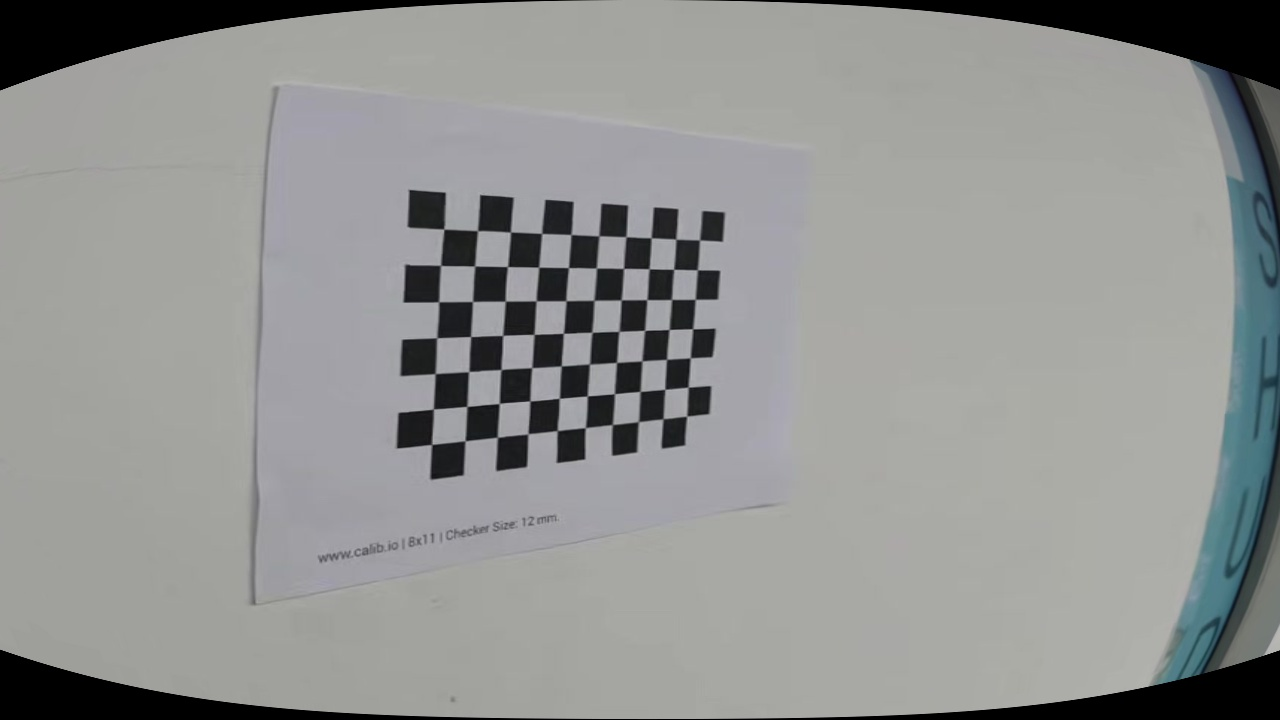
#> input picture undistorted/frame_000016.jpg, 1280 x 720 px; its folder holds 4 pictures in this run
$ python calibrate_camera.py --images ../undistorted
#> lines starting #> are read from the running program, lines starting #| are printed output that depends on the picture
#!/usr/bin/env python3
"""
棋盘格相机标定脚本（使用 OpenCV）

说明（中文）:
- 假设棋盘格的内部角点数量为 pattern_size = (cols, rows)。
  OpenCV 中的 patternSize 表示每行/列的角点数（不是方格数）。
- 本脚本默认 pattern_size=(11,8)，即 11 列角点、8 行角点（你可以通过命令行覆盖）。
- square_size 单位为毫米（例如 12 表示 12mm）。

注意/假设：
- 你提供的“200x150mm，8行11列，格子宽12mm”在尺寸上可能不完全一致。
  我在脚本中遵循你给出的参数：pattern_size=(11,8)，square_size=12 (mm)。
  如果你的 "8行11列" 指的是方格数而不是角点数，应该把 pattern_size 设为 (10,7)。

用法示例：
  python3 scripts/calibrate_camera.py --images "images/*.jpg" --pattern-cols 11 --pattern-rows 8 --square-size 12 --out calib.yml --undistort_out undistorted/

依赖：
  opencv-python, numpy
  pip install opencv-python numpy

输出：
- 保存的标定文件（YAML）包含 camera_matrix, dist_coeffs, rvecs, tvecs
- 可选会输出去畸变后的图片到指定文件夹

"""
import argparse
import glob
import os
import sys
from pathlib import Path

import cv2
import numpy as np


def parse_args():
    p = argparse.ArgumentParser(description="Chessboard camera calibration using OpenCV (中文说明在脚本顶部)")
    p.add_argument("--images", required=True, help="Glob pattern or directory containing calibration images, e.g. 'images/*.jpg' or 'calib_imgs/'")
    p.add_argument("--pattern-cols", type=int, default=10, help="Number of inner corners per chessboard row (columns) - default 11")
    p.add_argument("--pattern-rows", type=int, default=7, help="Number of inner corners per chessboard column (rows) - default 8")
    p.add_argument("--square-size", type=float, default=12.0, help="Square size in millimeters - default 12.0")
    p.add_argument("--out", default="calibration.yml", help="Output YAML file to save camera matrix and distortion coeffs")
    p.add_argument("--undistort_out", default=None, help="If set, undistorted images will be saved to this directory")
    p.add_argument("--show", action="store_true", help="Show found corners and undistorted images interactively")
    p.add_argument("--fix-aspect-ratio", action="store_true", help="(optional) fix aspect ratio during calibration flags")
    return p.parse_args()


def gather_images(images_arg):
    p = Path(images_arg)
    files = []
    if p.is_dir():
        # accept common image extensions
        for ext in ["*.jpg", "*.jpeg", "*.png", "*.bmp", "*.tif", "*.tiff"]:
            files.extend(sorted(map(str, p.glob(ext))))
    else:
        # treat as glob pattern
        files = sorted(glob.glob(images_arg))

    return files


def create_object_points(pattern_size, square_size, dtype=np.float32):
    # pattern_size: (cols, rows) = number of inner corners
    cols, rows = pattern_size
    # prepare a single board's object points, e.g. (0,0,0), (1,0,0), ... multiplied by square_size
    objp = np.zeros((rows * cols, 3), dtype=dtype)
    # x varies fastest across the columns
    objp[:, :2] = np.mgrid[0:cols, 0:rows].T.reshape(-1, 2)
    objp *= square_size
    return objp


def calibrate(images, pattern_size, square_size, show=False, undistort_out=None, out_file="calibration.yml", fix_aspect_ratio=False):
    # termination criteria for cornerSubPix
#> called with pattern_size = (10, 7), square_size = 12, show = False, out_file = 'calibration.yml', fix_aspect_ratio = False
    criteria = (cv2.TERM_CRITERIA_EPS + cv2.TERM_CRITERIA_MAX_ITER, 30, 0.001)

    objpoints = []  # 3d points in real world space
    imgpoints = []  # 2d points in image plane

    objp = create_object_points(pattern_size, square_size)

    img_shape = None
    good_images = []

    for fname in images:
        img = cv2.imread(fname)
#> img is the input picture: shape (720, 1280, 3); mean B, G, R 145.6, 147.1, 145.5
        if img is None:
            print(f"警告: 无法读取图片: {fname}", file=sys.stderr)
            continue
        gray = cv2.cvtColor(img, cv2.COLOR_BGR2GRAY)
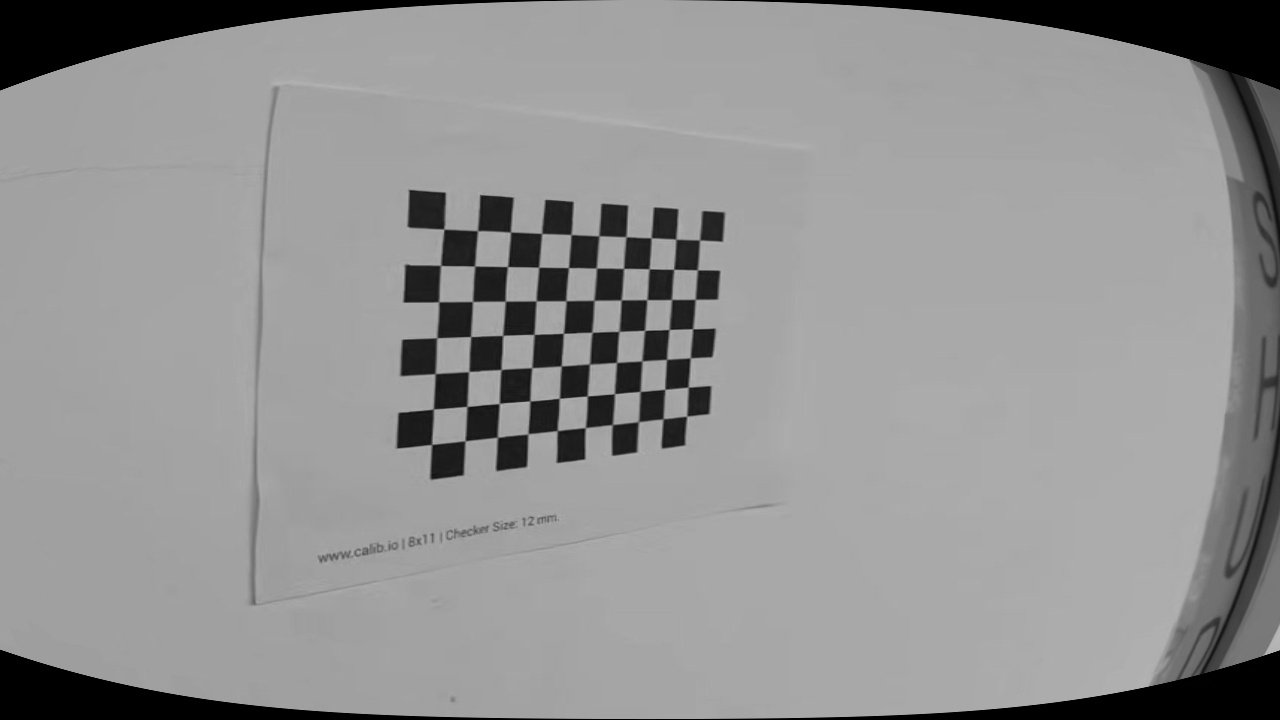
#> gray: shape (720, 1280); min 0, max 184, mean 146.4
        if img_shape is None:
            img_shape = gray.shape[::-1]  # (width, height)
#> img_shape = (1280, 720)

        # 查找棋盘角点
        flags = cv2.CALIB_CB_ADAPTIVE_THRESH | cv2.CALIB_CB_NORMALIZE_IMAGE
        found, corners = cv2.findChessboardCorners(gray, pattern_size, flags)
#> found = True; corners = 70 rows, first 8: [443.3, 230.1], [478.8, 231.5], [509.4, 233.1], [542.5, 234.5], [569.6, 235.5], [600.5, 236.6], [627.5, 235.6], [649.3, 236.7]

        if found:
            # 精细化角点
            corners2 = cv2.cornerSubPix(gray, corners, (11, 11), (-1, -1), criteria)
#> corners2 = 70 rows, first 8: [444, 229.1], [477.5, 230.6], [510.5, 232.1], [541.6, 233.5], [571, 234.5], [598.8, 235.8], [626, 236.7], [651.1, 237.8]
            imgpoints.append(corners2)
            objpoints.append(objp)
            good_images.append(fname)
            print(f"找到角点: {fname} (角点数={len(corners2)})")
#| 找到角点: ../undistorted/frame_000016.jpg (角点数=70)

            if show:
                vis = img.copy()
                cv2.drawChessboardCorners(vis, pattern_size, corners2, found)
                cv2.imshow('corners', vis)
                key = cv2.waitKey(500)
                if key == 27:  # ESC
                    show = False
                    cv2.destroyWindow('corners')
        else:
            print(f"未找到角点: {fname}")

    if len(objpoints) < 3:
        raise RuntimeError(f"有效标定图像不足: 找到 {len(objpoints)} 张（需要至少 3 张）")

    # 标定
    # 可选固定像素长宽比（fx/fy），使用标志 CV_CALIB_FIX_ASPECT_RATIO
    flags = 0
#> flags = 0
    if fix_aspect_ratio:
        flags |= cv2.CALIB_FIX_ASPECT_RATIO

    print("开始标定...")
    ret, camera_matrix, dist_coeffs, rvecs, tvecs = cv2.calibrateCamera(
        objpoints, imgpoints, img_shape, None, None, flags=flags)

    # 计算重投影误差
    total_error = 0.0
    per_view_errors = []
    for i in range(len(objpoints)):
        imgpoints2, _ = cv2.projectPoints(objpoints[i], rvecs[i], tvecs[i], camera_matrix, dist_coeffs)
        err = cv2.norm(imgpoints[i], imgpoints2, cv2.NORM_L2) / len(imgpoints2)
        per_view_errors.append(err)
        total_error += err

    mean_error = total_error / len(objpoints)

    print(f"标定完成: RMS={ret}")
    print(f"平均重投影误差(per-view mean) = {mean_error}")

    # 保存到 YAML（或 XML）
    fs = cv2.FileStorage(out_file, cv2.FILE_STORAGE_WRITE)
    fs.write("camera_matrix", camera_matrix)
    fs.write("dist_coeffs", dist_coeffs)
    fs.write("rms", float(ret))
    fs.write("reprojection_error", float(mean_error))
    fs.release()
    print(f"已保存标定结果到: {out_file}")

    # 可选去畸变并保存结果
    if undistort_out:
        os.makedirs(undistort_out, exist_ok=True)
        for fname in good_images:
            img = cv2.imread(fname)
            h, w = img.shape[:2]
            newcameramtx, roi = cv2.getOptimalNewCameraMatrix(camera_matrix, dist_coeffs, (w, h), 1, (w, h))
            dst = cv2.undistort(img, camera_matrix, dist_coeffs, None, newcameramtx)
            basename = os.path.basename(fname)
            outpath = os.path.join(undistort_out, basename)
            cv2.imwrite(outpath, dst)
            if show:
                cv2.imshow('undistorted', dst)
                key = cv2.waitKey(200)
                if key == 27:
                    show = False
                    cv2.destroyWindow('undistorted')
        print(f"已保存去畸变图像到: {undistort_out}")

    if show:
        cv2.destroyAllWindows()

    # 返回结果字典
    return {
        'rms': float(ret),
        'camera_matrix': camera_matrix,
        'dist_coeffs': dist_coeffs,
        'reprojection_error_mean': float(mean_error),
        'per_view_errors': per_view_errors,
        'rvecs': rvecs,
        'tvecs': tvecs,
    }


def main():
    args = parse_args()

    images = gather_images(args.images)
    if not images:
        print(f"未找到任何图片: {args.images}", file=sys.stderr)
        sys.exit(1)

    pattern_size = (args.pattern_cols, args.pattern_rows)

    try:
        res = calibrate(
            images=images,
            pattern_size=pattern_size,
            square_size=args.square_size,
            show=args.show,
            undistort_out=args.undistort_out,
            out_file=args.out,
            fix_aspect_ratio=args.fix_aspect_ratio,
        )
    except Exception as e:
        print(f"标定失败: {e}", file=sys.stderr)
        sys.exit(2)

    # 打印关键结果
    print("\n关键输出:")
    print(f"RMS: {res['rms']}")
    print(f"平均重投影误差: {res['reprojection_error_mean']}")
    print("相机矩阵:")
    print(res['camera_matrix'])
    print("畸变系数:")
    print(res['dist_coeffs'])


if __name__ == '__main__':
    main()
